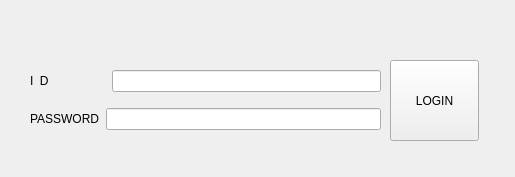
<?xml version="1.0" encoding="UTF-8"?>
<ui version="4.0">
 <class>MainWindow</class>
 <widget class="QMainWindow" name="MainWindow">
  <property name="geometry">
   <rect>
    <x>0</x>
    <y>0</y>
    <width>515</width>
    <height>177</height>
   </rect>
  </property>
  <property name="windowTitle">
   <string>MainWindow</string>
  </property>
  <widget class="QWidget" name="centralwidget">
   <widget class="QPushButton" name="login_button">
    <property name="geometry">
     <rect>
      <x>390</x>
      <y>60</y>
      <width>89</width>
      <height>81</height>
     </rect>
    </property>
    <property name="text">
     <string>LOGIN</string>
    </property>
   </widget>
   <widget class="QWidget" name="">
    <property name="geometry">
     <rect>
      <x>30</x>
      <y>60</y>
      <width>351</width>
      <height>81</height>
     </rect>
    </property>
    <layout class="QVBoxLayout" name="verticalLayout">
     <item>
      <layout class="QHBoxLayout" name="horizontalLayout">
       <item>
        <widget class="QLabel" name="label">
         <property name="text">
          <string>I  D                 </string>
         </property>
        </widget>
       </item>
       <item>
        <widget class="QLineEdit" name="text_id"/>
       </item>
      </layout>
     </item>
     <item>
      <layout class="QHBoxLayout" name="horizontalLayout_2">
       <item>
        <widget class="QLabel" name="label_2">
         <property name="text">
          <string>PASSWORD</string>
         </property>
        </widget>
       </item>
       <item>
        <widget class="QLineEdit" name="text_password"/>
       </item>
      </layout>
     </item>
    </layout>
   </widget>
  </widget>
 </widget>
 <resources/>
 <connections/>
</ui>
